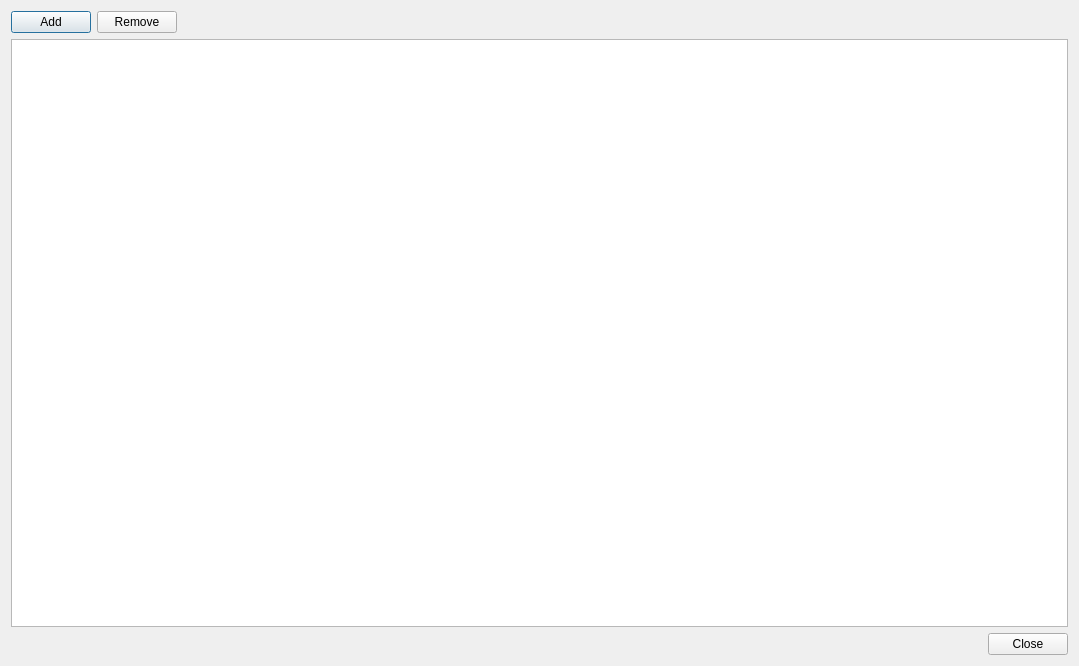
<?xml version="1.0" encoding="UTF-8"?>
<ui version="4.0">
 <class>DialogEditCsvPurchases</class>
 <widget class="QDialog" name="DialogEditCsvPurchases">
  <property name="geometry">
   <rect>
    <x>0</x>
    <y>0</y>
    <width>1079</width>
    <height>666</height>
   </rect>
  </property>
  <property name="windowTitle">
   <string>Dialog</string>
  </property>
  <layout class="QVBoxLayout" name="verticalLayout">
   <item>
    <layout class="QHBoxLayout" name="horizontalLayout">
     <item>
      <widget class="QPushButton" name="buttonAdd">
       <property name="text">
        <string>Add</string>
       </property>
      </widget>
     </item>
     <item>
      <widget class="QPushButton" name="buttonRemove">
       <property name="text">
        <string>Remove</string>
       </property>
      </widget>
     </item>
     <item>
      <spacer name="horizontalSpacer">
       <property name="orientation">
        <enum>Qt::Horizontal</enum>
       </property>
       <property name="sizeHint" stdset="0">
        <size>
         <width>40</width>
         <height>20</height>
        </size>
       </property>
      </spacer>
     </item>
    </layout>
   </item>
   <item>
    <widget class="QTreeView" name="treeView"/>
   </item>
   <item>
    <layout class="QHBoxLayout" name="horizontalLayout_2">
     <item>
      <spacer name="horizontalSpacer_2">
       <property name="orientation">
        <enum>Qt::Horizontal</enum>
       </property>
       <property name="sizeHint" stdset="0">
        <size>
         <width>40</width>
         <height>20</height>
        </size>
       </property>
      </spacer>
     </item>
     <item>
      <widget class="QPushButton" name="buttonClose">
       <property name="text">
        <string>Close</string>
       </property>
      </widget>
     </item>
    </layout>
   </item>
  </layout>
 </widget>
 <resources/>
 <connections>
  <connection>
   <sender>buttonClose</sender>
   <signal>clicked()</signal>
   <receiver>DialogEditCsvPurchases</receiver>
   <slot>accept()</slot>
   <hints>
    <hint type="sourcelabel">
     <x>1037</x>
     <y>650</y>
    </hint>
    <hint type="destinationlabel">
     <x>649</x>
     <y>751</y>
    </hint>
   </hints>
  </connection>
 </connections>
</ui>
